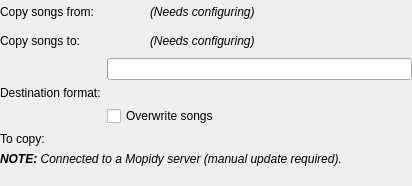
<?xml version="1.0" encoding="UTF-8"?>
<ui version="4.0">
 <class>ActionDialog</class>
 <widget class="QWidget" name="ActionDialog">
  <property name="geometry">
   <rect>
    <x>0</x>
    <y>0</y>
    <width>412</width>
    <height>186</height>
   </rect>
  </property>
  <layout class="QVBoxLayout" name="verticalLayout">
   <property name="leftMargin">
    <number>0</number>
   </property>
   <property name="topMargin">
    <number>0</number>
   </property>
   <property name="rightMargin">
    <number>0</number>
   </property>
   <property name="bottomMargin">
    <number>0</number>
   </property>
   <item>
    <widget class="QStackedWidget" name="stack">
     <property name="currentIndex">
      <number>0</number>
     </property>
     <widget class="QWidget" name="page">
      <layout class="QFormLayout" name="formLayout">
       <property name="fieldGrowthPolicy">
        <enum>QFormLayout::AllNonFixedFieldsGrow</enum>
       </property>
       <property name="leftMargin">
        <number>0</number>
       </property>
       <property name="topMargin">
        <number>0</number>
       </property>
       <property name="rightMargin">
        <number>0</number>
       </property>
       <property name="bottomMargin">
        <number>0</number>
       </property>
       <item row="0" column="0">
        <widget class="QLabel" name="label">
         <property name="text">
          <string>Copy songs from:</string>
         </property>
        </widget>
       </item>
       <item row="0" column="1">
        <layout class="QHBoxLayout" name="horizontalLayout_4">
         <item>
          <widget class="QLabel" name="sourceLabel">
           <property name="text">
            <string/>
           </property>
          </widget>
         </item>
         <item>
          <widget class="QToolButton" name="configureSourceButton">
           <property name="toolTip">
            <string>Configure</string>
           </property>
           <property name="autoRaise">
            <bool>true</bool>
           </property>
          </widget>
         </item>
         <item>
          <widget class="QLabel" name="configureSourceLabel">
           <property name="font">
            <font>
             <italic>true</italic>
            </font>
           </property>
           <property name="text">
            <string>(Needs configuring)</string>
           </property>
          </widget>
         </item>
         <item>
          <spacer name="horizontalSpacer_2">
           <property name="orientation">
            <enum>Qt::Horizontal</enum>
           </property>
           <property name="sizeHint" stdset="0">
            <size>
             <width>40</width>
             <height>20</height>
            </size>
           </property>
          </spacer>
         </item>
        </layout>
       </item>
       <item row="1" column="0">
        <widget class="QLabel" name="label_3">
         <property name="text">
          <string>Copy songs to:</string>
         </property>
        </widget>
       </item>
       <item row="1" column="1">
        <layout class="QHBoxLayout" name="horizontalLayout">
         <item>
          <widget class="QLabel" name="destinationLabel">
           <property name="text">
            <string/>
           </property>
          </widget>
         </item>
         <item>
          <widget class="QToolButton" name="configureDestButton">
           <property name="toolTip">
            <string>Configure</string>
           </property>
           <property name="autoRaise">
            <bool>true</bool>
           </property>
          </widget>
         </item>
         <item>
          <widget class="QLabel" name="configureDestLabel">
           <property name="font">
            <font>
             <italic>true</italic>
            </font>
           </property>
           <property name="text">
            <string>(Needs configuring)</string>
           </property>
          </widget>
         </item>
         <item>
          <spacer name="horizontalSpacer">
           <property name="orientation">
            <enum>Qt::Horizontal</enum>
           </property>
           <property name="sizeHint" stdset="0">
            <size>
             <width>40</width>
             <height>20</height>
            </size>
           </property>
          </spacer>
         </item>
        </layout>
       </item>
       <item row="2" column="1">
        <widget class="CapacityBar" name="capacity">
         <property name="sizePolicy">
          <sizepolicy hsizetype="MinimumExpanding" vsizetype="Fixed">
           <horstretch>0</horstretch>
           <verstretch>0</verstretch>
          </sizepolicy>
         </property>
        </widget>
       </item>
       <item row="3" column="0">
        <widget class="QLabel" name="codecLabel">
         <property name="text">
          <string>Destination format:</string>
         </property>
        </widget>
       </item>
       <item row="3" column="1">
        <widget class="QLabel" name="codec">
         <property name="text">
          <string/>
         </property>
        </widget>
       </item>
       <item row="4" column="1">
        <widget class="QCheckBox" name="overwrite">
         <property name="text">
          <string>Overwrite songs</string>
         </property>
        </widget>
       </item>
       <item row="5" column="0">
        <widget class="QLabel" name="songCountLabel">
         <property name="text">
          <string>To copy:</string>
         </property>
        </widget>
       </item>
       <item row="5" column="1">
        <widget class="UrlLabel" name="songCount">
         <property name="sizePolicy">
          <sizepolicy hsizetype="Maximum" vsizetype="Preferred">
           <horstretch>0</horstretch>
           <verstretch>0</verstretch>
          </sizepolicy>
         </property>
        </widget>
       </item>
       <item row="6" column="0" colspan="2">
        <widget class="UrlLabel" name="mopidyNote">
         <property name="text">
          <string>&lt;i&gt;&lt;b&gt;NOTE:&lt;/b&gt; Connected to a Mopidy server (manual update required).&lt;/i&gt;</string>
         </property>
         <property name="textInteractionFlags">
          <set>Qt::NoTextInteraction</set>
         </property>
        </widget>
       </item>
      </layout>
     </widget>
     <widget class="QWidget" name="page_3">
      <layout class="QHBoxLayout" name="horizontalLayout_2">
       <property name="leftMargin">
        <number>0</number>
       </property>
       <property name="topMargin">
        <number>0</number>
       </property>
       <property name="rightMargin">
        <number>0</number>
       </property>
       <property name="bottomMargin">
        <number>0</number>
       </property>
       <item>
        <widget class="QLabel" name="errorIcon">
         <property name="sizePolicy">
          <sizepolicy hsizetype="Fixed" vsizetype="Fixed">
           <horstretch>0</horstretch>
           <verstretch>0</verstretch>
          </sizepolicy>
         </property>
         <property name="minimumSize">
          <size>
           <width>64</width>
           <height>64</height>
          </size>
         </property>
         <property name="maximumSize">
          <size>
           <width>64</width>
           <height>64</height>
          </size>
         </property>
        </widget>
       </item>
       <item>
        <spacer name="horizontalSpacer_3">
         <property name="orientation">
          <enum>Qt::Horizontal</enum>
         </property>
         <property name="sizeType">
          <enum>QSizePolicy::Fixed</enum>
         </property>
         <property name="sizeHint" stdset="0">
          <size>
           <width>16</width>
           <height>20</height>
          </size>
         </property>
        </spacer>
       </item>
       <item>
        <widget class="SplitLabelWidget" name="errorText"/>
       </item>
      </layout>
     </widget>
     <widget class="QWidget" name="page_4">
      <layout class="QHBoxLayout" name="horizontalLayout_3">
       <property name="leftMargin">
        <number>0</number>
       </property>
       <property name="topMargin">
        <number>0</number>
       </property>
       <property name="rightMargin">
        <number>0</number>
       </property>
       <property name="bottomMargin">
        <number>0</number>
       </property>
       <item>
        <widget class="QLabel" name="skipIcon">
         <property name="sizePolicy">
          <sizepolicy hsizetype="Fixed" vsizetype="Fixed">
           <horstretch>0</horstretch>
           <verstretch>0</verstretch>
          </sizepolicy>
         </property>
         <property name="minimumSize">
          <size>
           <width>64</width>
           <height>64</height>
          </size>
         </property>
         <property name="maximumSize">
          <size>
           <width>64</width>
           <height>64</height>
          </size>
         </property>
        </widget>
       </item>
       <item>
        <spacer name="horizontalSpacer_4">
         <property name="orientation">
          <enum>Qt::Horizontal</enum>
         </property>
         <property name="sizeType">
          <enum>QSizePolicy::Fixed</enum>
         </property>
         <property name="sizeHint" stdset="0">
          <size>
           <width>16</width>
           <height>20</height>
          </size>
         </property>
        </spacer>
       </item>
       <item>
        <widget class="SplitLabelWidget" name="skipText"/>
       </item>
      </layout>
     </widget>
     <widget class="QWidget" name="page_2">
      <layout class="QGridLayout" name="gridLayout">
       <property name="leftMargin">
        <number>0</number>
       </property>
       <property name="topMargin">
        <number>0</number>
       </property>
       <property name="rightMargin">
        <number>0</number>
       </property>
       <property name="bottomMargin">
        <number>0</number>
       </property>
       <item row="0" column="0">
        <widget class="ActionLabel" name="actionLabel">
         <property name="sizePolicy">
          <sizepolicy hsizetype="Fixed" vsizetype="Fixed">
           <horstretch>0</horstretch>
           <verstretch>0</verstretch>
          </sizepolicy>
         </property>
         <property name="minimumSize">
          <size>
           <width>64</width>
           <height>64</height>
          </size>
         </property>
         <property name="maximumSize">
          <size>
           <width>64</width>
           <height>64</height>
          </size>
         </property>
        </widget>
       </item>
       <item row="0" column="1">
        <spacer name="horizontalSpacer_5">
         <property name="orientation">
          <enum>Qt::Horizontal</enum>
         </property>
         <property name="sizeType">
          <enum>QSizePolicy::Fixed</enum>
         </property>
         <property name="sizeHint" stdset="0">
          <size>
           <width>16</width>
           <height>20</height>
          </size>
         </property>
        </spacer>
       </item>
       <item row="0" column="2">
        <widget class="SplitLabelWidget" name="progressLabel"/>
       </item>
       <item row="1" column="0" colspan="3">
        <widget class="QProgressBar" name="progressBar">
         <property name="value">
          <number>24</number>
         </property>
        </widget>
       </item>
      </layout>
     </widget>
    </widget>
   </item>
  </layout>
 </widget>
 <customwidgets>
  <customwidget>
   <class>CapacityBar</class>
   <extends>QProgressBar</extends>
   <header>support/capacitybar.h</header>
  </customwidget>
  <customwidget>
   <class>ActionLabel</class>
   <extends>QLabel</extends>
   <header>widgets/actionlabel.h</header>
  </customwidget>
  <customwidget>
   <class>UrlLabel</class>
   <extends>QLabel</extends>
   <header>support/urllabel.h</header>
  </customwidget>
  <customwidget>
   <class>SplitLabelWidget</class>
   <extends>QLabel</extends>
   <header>devices/splitlabelwidget.h</header>
  </customwidget>
 </customwidgets>
 <tabstops>
  <tabstop>configureDestButton</tabstop>
  <tabstop>overwrite</tabstop>
 </tabstops>
 <resources/>
 <connections/>
</ui>
